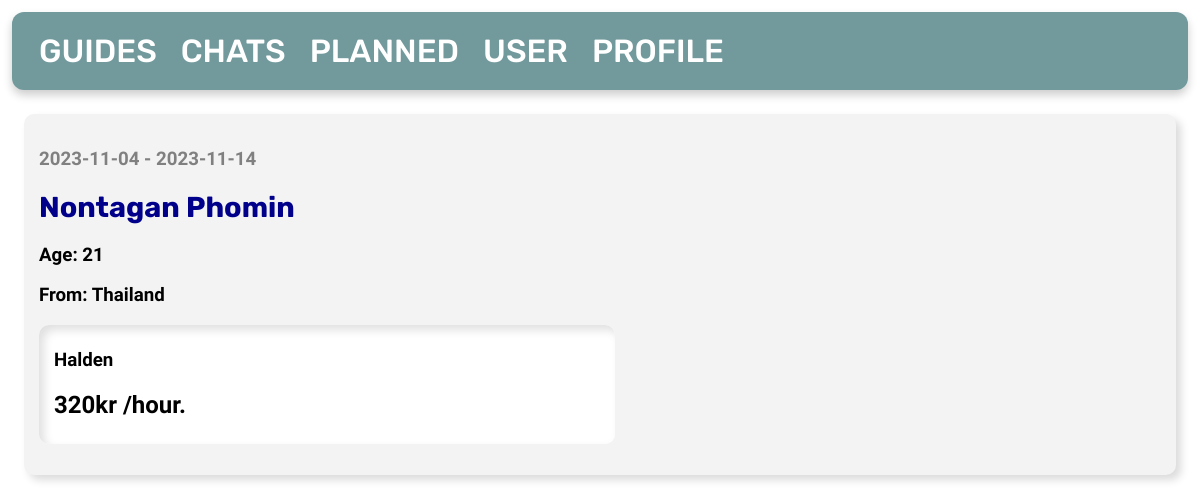
Page /planned/ on the earlier database version.
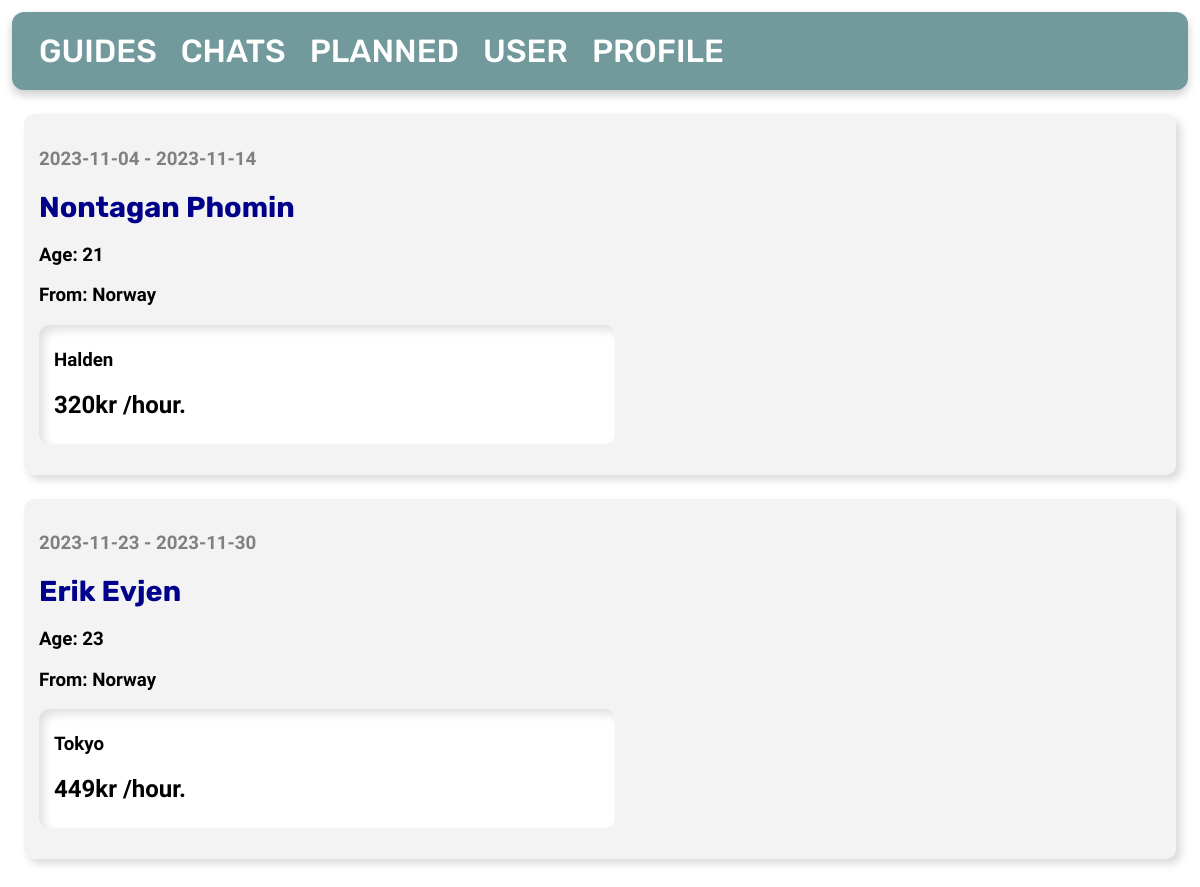
Same page on the later database version.
### tables this page shows
CREATE TABLE guide_user
(
    id        INTEGER PRIMARY KEY AUTOINCREMENT,
    user      INTEGER NOT NULL,
    guide     INTEGER NOT NULL,
    from_date DATE    NOT NULL,
    to_date   DATE    NOT NULL,
    FOREIGN KEY (user) REFERENCES user (id),
    FOREIGN KEY (guide) REFERENCES posts (id)
);

CREATE TABLE user
(
    id        INTEGER PRIMARY KEY AUTOINCREMENT,
    firstname TEXT NOT NULL,
    lastname  TEXT NOT NULL,
    age       INTEGER,
    country   TEXT
);

CREATE TABLE posts
(
    id       INTEGER PRIMARY KEY AUTOINCREMENT,
    byUser   INTEGER,
    created  TIMESTAMP NOT NULL DEFAULT CURRENT_TIMESTAMP,
    title    TEXT      NOT NULL,
    content  TEXT      NOT NULL,
    country  TEXT      NOT NULL,
    city     TEXT      NOT NULL,
    language TEXT,
    price    INTEGER   NOT NULL,
    type     TEXT,
    FOREIGN KEY (byUser) REFERENCES user (id)
);

### app.py (the view)
@app.route('/planned/')
def planned():
    global user_id
    db = get_db_connection()
    posts = db.execute(
        'SELECT * FROM guide_user, user, posts WHERE posts.id = guide_user.guide AND posts.byUser = ? AND user.id = guide_user.user',
        (user_id,)).fetchall()
    db.close()
    return render_template('planned-guides.html', posts=posts)

### app.py (called while the page is built)
def get_db_connection():
    db = sqlite3.connect('database.db')
    db.row_factory = sqlite3.Row
    return db

### templates/planned-guides.html
{% extends 'base.html' %}
{% block content %}
    {% for post in posts %}
        <div class='post'>
            <h3 id="date">{{ post['from_date'] }} - {{ post['to_date'] }}</h3>
            <h2>
                <a id="profile"
                   href="{{ url_for('viewProfile', id=post['user'], u=post['user']) }}">{{ post['firstname'] }} {{ post['lastname'] }}
                </a>
            </h2>
            <h3>Age: {{ post['age'] }}</h3>
            <h3>From: {{ post['country'] }} </h3>
            <div id="textsec">
                <h3>{{ post['city'] }}</h3>
                <h2>{{ post['price'] }}kr /hour.</h2>
            </div>
        </div>
    {% endfor %}
{% endblock %}

Differences in the rows shown:
changed through a linked row, guide_user "Nontagan": country "Thailand" → "Norway"
added guide_user: from_date "2023-11-23", to_date "2023-11-30", firstname "Erik", lastname "Evjen", age "23", country "Norway", city "Tokyo", price "449"
